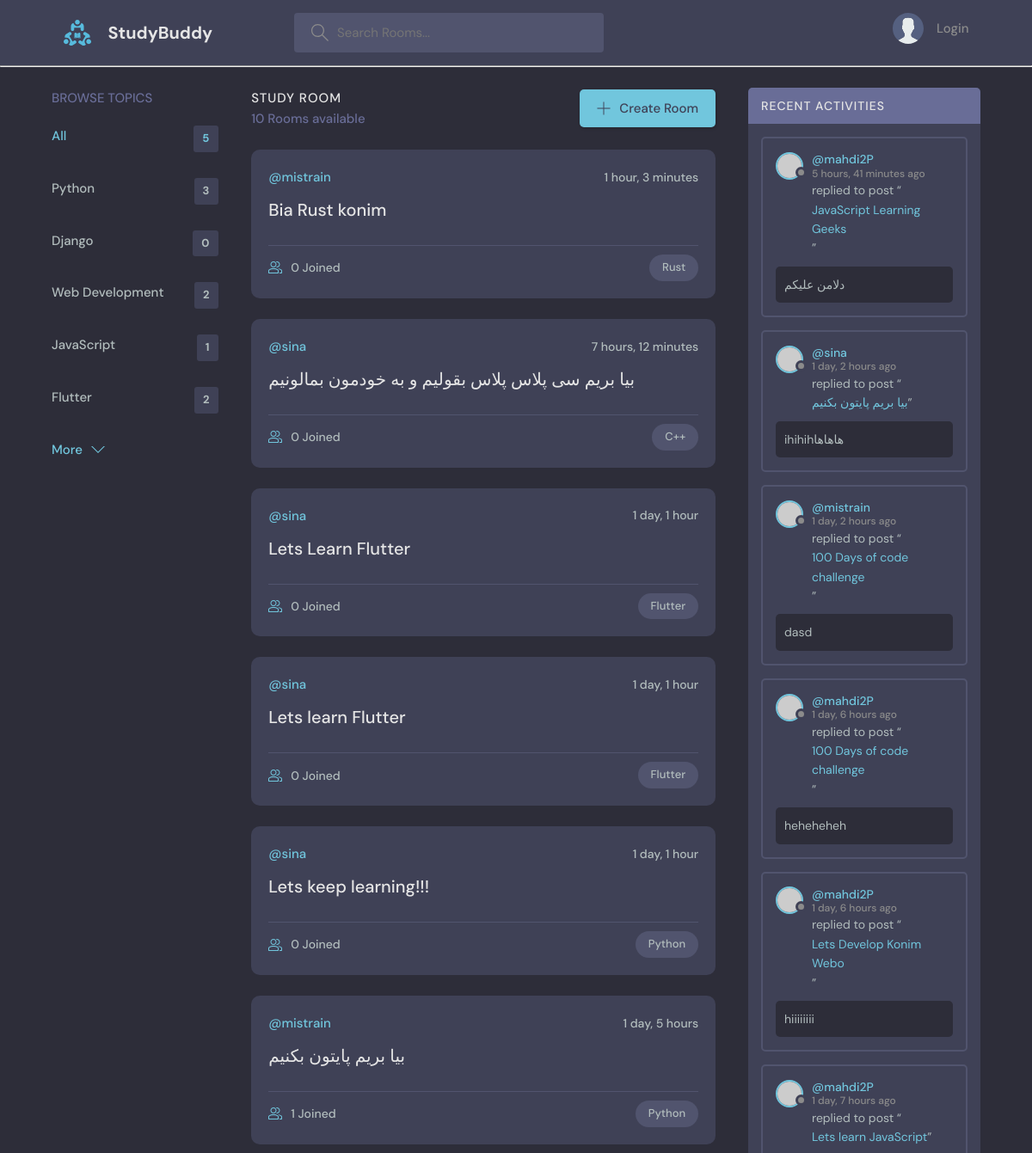
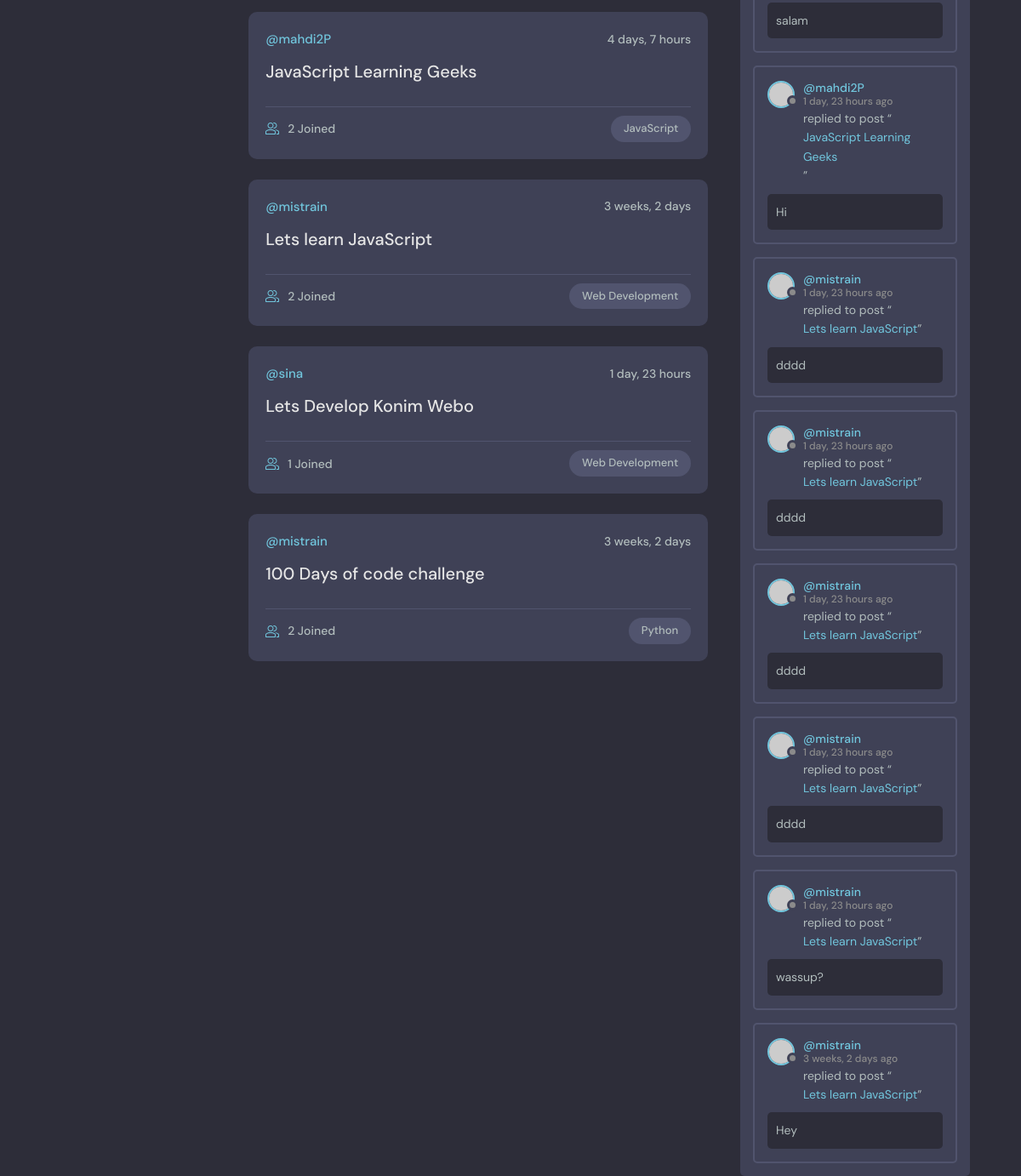
The page / on the database its author committed (2 pictures, top to bottom).
### base/models.py (models this page shows, shortened)
class Topic(models.Model):
    name = models.CharField(max_length=200)

class Room(models.Model):
    host = models.ForeignKey(User, on_delete=models.SET_NULL, null=True)
    topic = models.ForeignKey(Topic, on_delete=models.SET_NULL, null=True)
    name = models.CharField(max_length=200)
    description = models.TextField(null=True)
    participants = models.ManyToManyField(User, related_name='participants', blank=True)
    updated = models.DateTimeField(auto_now=True)
    created = models.DateTimeField(auto_now_add=True)
    class Meta:
        ordering = ['-updated', '-created']
    def __str__(self):
        return self.name

class Message(models.Model):
    user = models.ForeignKey(User, on_delete=models.CASCADE)
    room = models.ForeignKey(Room, on_delete=models.CASCADE)
    body = models.TextField()
    updated = models.DateTimeField(auto_now=True)
    created = models.DateTimeField(auto_now_add=True)
    class Meta:
        ordering = ['-updated', '-created']

### base/views.py (the view)
# urls.py: path('', views.home, name="home"),
def home(request):
    q = request.GET.get('q') if request.GET.get('q') != None else ''
    rooms = Room.objects.filter(
        Q(topic__name__icontains=q) |
        Q(name__icontains=q) |
        Q(description__icontains=q)
    )
    topics = Topic.objects.all()[0:5]
    room_count = rooms.count()
    room_messages = Message.objects.filter(Q(room__topic__name__icontains=q))
    context = {'rooms': rooms, 'topics': topics,
               'room_count': room_count, 'room_messages': room_messages}
    return render(request, 'base/home.html', context)

### base/templates/base/home.html (shortened to what this page needs)
{% extends 'main.html' %}
{% block content %}
<main class="layout layout--3">
  <div class="container">
      {% include "base/topics_component.html" %}
    <div class="roomList">
      <div class="roomList__header">
        <div>
          <h2>Study Room</h2>
          <p>{{room_count}} Rooms available</p>
        </div>
        <a class="btn btn--main" href="{% url 'create-room' %}">
          <svg version="1.1" xmlns="http://www.w3.org/2000/svg" width="32" height="32" viewBox="0 0 32 32">
            <title>add</title>
            <path
              d="M16.943 0.943h-1.885v14.115h-14.115v1.885h14.115v14.115h1.885v-14.115h14.115v-1.885h-14.115v-14.115z"
            ></path>
          </svg>
          Create Room
        </a>
      </div>
      {% include "base/feed_component.html" %}
    </div>
      {% include "base/activity_component.html" %}
    </div>
</main>
{% endblock content %}

### base/templates/base/topics_component.html
<div class="topics">
  <div class="topics__header">
    <h2>Browse Topics</h2>
  </div>
  <ul class="topics__list">
    <li>
      <a href="{% url 'home' %}" class="active">All <span>{{topics.count}}</span></a>
    </li>
    {% for topic in topics %}
    <li>
      <a href="{% url 'home' %}?q={{topic.name}}">{{topic.name}}<span>{{topic.room_set.all.count}}</span></a>
    </li>
    {% endfor %}
  </ul>
  <a class="btn btn--link" href="{% url 'topics' %}">
    More
    <svg version="1.1" xmlns="http://www.w3.org/2000/svg" width="32" height="32" viewBox="0 0 32 32">
      <title>chevron-down</title>
      <path d="M16 21l-13-13h-3l16 16 16-16h-3l-13 13z"></path>
    </svg>
  </a>
</div>

### base/templates/base/feed_component.html (shortened to what this page needs)
{% for room in rooms %}
<div class="roomListRoom">
    <div class="roomListRoom__header">
      <a href="{% url 'user-profile' room.host.id %}" class="roomListRoom__author">
        <span>@{{room.host.username}}</span>
      </a>
      <div class="roomListRoom__actions">
        <span>{{room.created|timesince}}</span>
      </div>
    </div>
    <div class="roomListRoom__content">
      <a href="{% url 'room' room.id %}">{{room.name}}</a>
    </div>
    <div class="roomListRoom__meta">
      <a href="{% url 'room' room.id %}" class="roomListRoom__joined">
        {{room.participants.all.count}} Joined
      </a>
      <p class="roomListRoom__topic">{{room.topic.name}}</p>
    </div>
  </div>
{% endfor %}

### base/templates/base/activity_component.html (shortened to what this page needs)
<div class="activities">
  <div class="activities__header">
    <h2>Recent Activities</h2>
  </div>
  {% for message in room_messages %}
  <div class="activities__box">
    <div class="activities__boxHeader roomListRoom__header">
      <a href="{% url 'user-profile' message.user.id %}" class="roomListRoom__author">
        <div class="avatar avatar--small">
          <img src="https://randomuser.me/api/portraits/women/11.jpg" />
        </div>
        <p>
          @{{message.user}}
          <span>{{message.created|timesince}} ago</span>
        </p>
      </a>
    </div>
    <div class="activities__boxContent">
      <p>replied to post “<a href="{% url 'room' message.room.id %}">{{ message.room }}</a>”</p>
      <div class="activities__boxRoomContent">{{message.body}}</div>
    </div>
  </div>
  {% endfor %}
</div>

### rows shown on the page
Topic: name "Python", room_set.all.count "3"
Topic: name "Django", room_set.all.count "0"
Topic: name "Web Development", room_set.all.count "2"
Topic: name "JavaScript", room_set.all.count "1"
Topic: name "Flutter", room_set.all.count "2"
Room: host.username "mistrain", created "1 hour, 3 minutes", name "Bia Rust konim", participants.all.count "0", topic.name "Rust"
Room: host.username "sina", created "7 hours, 12 minutes", name "بیا بریم سی پلاس پلاس بقولیم و به خودمون بمالونیم", participants.all.count "0", topic.name "C++"
Room: host.username "sina", created "1 day, 1 hour", name "Lets Learn Flutter", participants.all.count "0", topic.name "Flutter"
Room: host.username "sina", created "1 day, 1 hour", name "Lets learn Flutter", participants.all.count "0", topic.name "Flutter"
Room: host.username "sina", created "1 day, 1 hour", name "Lets keep learning!!!", participants.all.count "0", topic.name "Python"
Room: host.username "mistrain", created "1 day, 5 hours", name "بیا بریم پایتون بکنیم", participants.all.count "1", topic.name "Python"
Room: host.username "mahdi2P", created "4 days, 7 hours", name "JavaScript Learning Geeks", participants.all.count "2", topic.name "JavaScript"
Room: host.username "mistrain", created "3 weeks, 2 days", name "Lets learn JavaScript", participants.all.count "2", topic.name "Web Development"
Room: host.username "sina", created "1 day, 23 hours", name "Lets Develop Konim Webo", participants.all.count "1", topic.name "Web Development"
Room: host.username "mistrain", created "3 weeks, 2 days", name "100 Days of code challenge", participants.all.count "2", topic.name "Python"
Message: user "mahdi2P", created "5 hours, 41 minutes", room "JavaScript Learning Geeks", body "دلامن علیکم"
Message: user "sina", created "1 day, 2 hours", room "بیا بریم پایتون بکنیم", body "ihihihهاهاها"
Message: user "mistrain", created "1 day, 2 hours", room "100 Days of code challenge", body "dasd"
Message: user "mahdi2P", created "1 day, 6 hours", room "100 Days of code challenge", body "heheheheh"
Message: user "mahdi2P", created "1 day, 6 hours", room "Lets Develop Konim Webo", body "hiiiiiiii"
Message: user "mahdi2P", created "1 day, 7 hours", room "Lets learn JavaScript", body "salam"
Message: user "mahdi2P", created "1 day, 23 hours", room "JavaScript Learning Geeks", body "Hi"
Message: user "mistrain", created "1 day, 23 hours", room "Lets learn JavaScript", body "dddd"
Message: user "mistrain", created "1 day, 23 hours", room "Lets learn JavaScript", body "dddd"
Message: user "mistrain", created "1 day, 23 hours", room "Lets learn JavaScript", body "dddd"
Message: user "mistrain", created "1 day, 23 hours", room "Lets learn JavaScript", body "dddd"
Message: user "mistrain", created "1 day, 23 hours", room "Lets learn JavaScript", body "wassup?"
Message: user "mistrain", created "3 weeks, 2 days", room "Lets learn JavaScript", body "Hey"

### other values the page prints
{{ topics.count }} "5"
{{ room_count }} "10"
